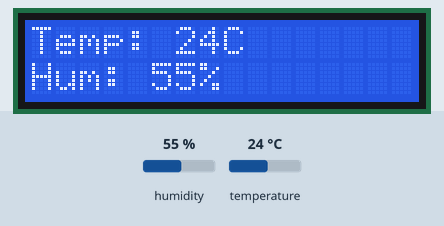
Simulated run of this sketch. Board: ESP32. Parts: 16×2 character LCD. The inputs (shaded band) are chosen by the test bench; at power-on: humidity 55 %, temperature 24 °C. WiFi joins after 1.5 s; servers stay silent unless stated; what the sketch prints to the serial monitor is not drawn.

Above: at 1.2 s.
1.3 s: humidity set to 69 %
At 3.3 s:
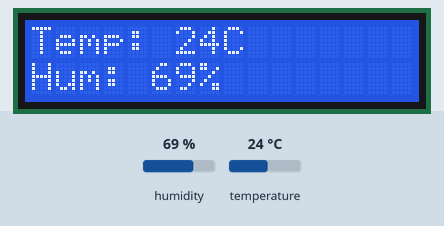
3.6 s: humidity set to 72 %
At 7.5 s:
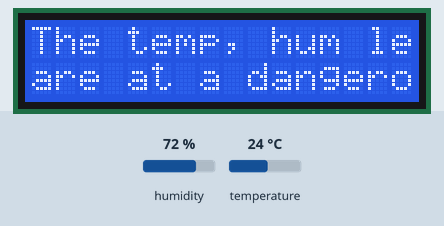
9.6 s: temperature set to 12 °C
At 13.4 s:
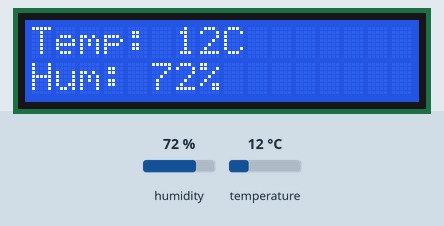
15.8 s: temperature set to 19 °C
At 21.3 s:
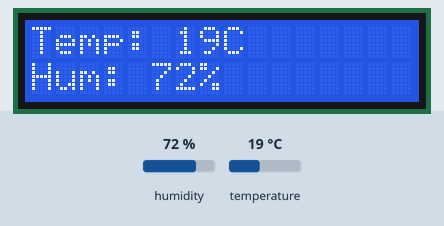
Timing chart, 0 to 22.8 s (numbered marks = the images above; inputs shaded):
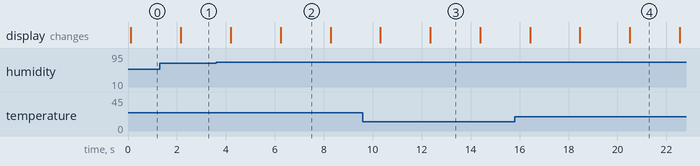

Measured:
- the behaviour switches between 70 and 71 % on humidity (found by bisection; images 1 and 2)
- after the input at 1.3 s, the display: changes after 0.86 s (image 1)
- after the input at 3.6 s, the display: first changes after 0.60 s (image 2 shows a later state)
- what the display in image 2 shows lasts 2.1 s, from 6.2 s to 8.3 s

The sketch:

ESP_CHAT_BOT.ino
```cpp
#include <WiFi.h>
#include <WiFiClientSecure.h>
#include <UniversalTelegramBot.h>
#include <DHT.h>
#include <Wire.h>
#include <LiquidCrystal_I2C.h>

#define DHTPIN 4
#define DHTTYPE DHT11

DHT dht(DHTPIN, DHTTYPE);
LiquidCrystal_I2C lcd(0x27, 16, 2); // Thay đổi địa chỉ I2C nếu cần thiết

// WiFi credentials
char ssid[] = "Sonphan";
char password[] = "12345678";

// Telegram BOT
#define BOTtoken "6541745731:AAHPLv0jl6y4tSy-l4qVZD7qWW2d2nDCkkE"

WiFiClientSecure client;
UniversalTelegramBot bot(BOTtoken, client);

int botRequestDelay = 500; // Check bot messages every 0.5 seconds
unsigned long lastTimeBotRan = 0;

// DHT sensor readings
int temperature = 0;
int humidity = 0;

String chat_id = "6791132803"; // Your chat ID to send alerts

void handleNewMessages(int numNewMessages) {
  Serial.println("handleNewMessages");
  Serial.println(String(numNewMessages));

  for (int i = 0; i < numNewMessages; i++) {
    String chat_id = String(bot.messages[i].chat_id);
    String text = bot.messages[i].text;
    String from_name = bot.messages[i].from_name;

    Serial.print("Message received from: ");
    Serial.println(from_name);
    Serial.print("Chat ID: ");
    Serial.println(chat_id);
    Serial.print("Text: ");
    Serial.println(text);

    if (chat_id == "6791132803") {
      if (text == "/start") {
        String welcome = "Welcome " + from_name + "\n\nThis bot is Built by Trung to find room temperature and humidity.\n\nChoose your option:\n";
        welcome += "/status : Get Temperature and Humidity\n";
        Serial.println("Sending welcome message:");
        Serial.println(welcome);
        bot.sendMessage(chat_id, welcome, "Markdown");
      }

      if (text == "/status") {
        String status = "Temperature: " + String(temperature) + "°C\n";
        status += "Humidity: " + String(humidity) + "%\n";

        if (temperature > 30 || humidity > 70) {
          status += "\n!Warning!!!\n";
          status += "The temperature and/or humidity levels are at a dangerous level. Please be careful when going outside!";
        }

        status += "\nBuilt by Trung";
        Serial.println("Sending status:");
        Serial.println(status);
        bot.sendMessage(chat_id, status, "");
      }
    } else {
      bot.sendMessage(chat_id, "Unauthorized User", "");
    }
  }
}

void connectToWiFi(void *parameter) {
  WiFi.mode(WIFI_STA);
  WiFi.begin(ssid, password);

  Serial.print("Connecting to WiFi");

  int retryCount = 0;
  const int maxRetries = 20;

  while (WiFi.status() != WL_CONNECTED && retryCount < maxRetries) {
    Serial.print(".");
    vTaskDelay(500 / portTICK_PERIOD_MS);
    retryCount++;
  }

  if (WiFi.status() == WL_CONNECTED) {
    Serial.println("");
    Serial.println("WiFi connected");
    Serial.print("IP address: ");
    Serial.println(WiFi.localIP());
  } else {
    Serial.println("");
    Serial.println("Failed to connect to WiFi");
  }

  vTaskDelete(NULL); // Delete this task once WiFi is connected
}

void handleBot(void *parameter) {
  for (;;) {
    if (millis() - lastTimeBotRan > botRequestDelay) {
      int numNewMessages = bot.getUpdates(bot.last_message_received + 1);

      while (numNewMessages) {
        Serial.println("Got Response");
        handleNewMessages(numNewMessages);
        numNewMessages = bot.getUpdates(bot.last_message_received + 1);
      }

      lastTimeBotRan = millis();
    }

    vTaskDelay(100 / portTICK_PERIOD_MS); // Delay 0.1 second between each loop iteration
  }
}

void readDHTSensor(void *parameter) {
  for (;;) {
    temperature = dht.readTemperature();
    humidity = dht.readHumidity();

    Serial.print("Temperature: ");
    Serial.println(temperature);
    Serial.print("Humidity: ");
    Serial.println(humidity);

    // Update LCD display
       if (temperature > 30 || humidity > 70) {
      lcd.clear();
      lcd.setCursor(0, 0);
      lcd.print("Temp: " + String(temperature) + "C ");
      lcd.setCursor(0, 1);
      lcd.print("Hum: " + String(humidity) + "%  ");
      vTaskDelay(2000 / portTICK_PERIOD_MS);

      lcd.clear();
      lcd.setCursor(0, 0);
      lcd.print("The temp, hum levels");
      lcd.setCursor(0, 1);
      lcd.print("are at a dangerous level.");
      vTaskDelay(2000 / portTICK_PERIOD_MS);

      lcd.clear();
      lcd.setCursor(0, 0);
      lcd.print("Please be careful");
      lcd.setCursor(0, 1);
      lcd.print("when going outside!");
      vTaskDelay(2000 / portTICK_PERIOD_MS);

      lcd.clear();
      lcd.setCursor(0, 0);
      lcd.print("Built by Sonphan");
      vTaskDelay(2000 / portTICK_PERIOD_MS);
    } else {
      lcd.clear();
      lcd.setCursor(0, 0);
      lcd.print("Temp: " + String(temperature) + "C ");
      lcd.setCursor(0, 1);
      lcd.print("Hum: " + String(humidity) + "%  ");
      vTaskDelay(2000 / portTICK_PERIOD_MS);
    }
  }
}

void checkWiFiStatus(void *parameter) {
  for (;;) {
    if (WiFi.status() != WL_CONNECTED) {
      Serial.println("WiFi not connected");
    } else {
      Serial.println("WiFi connected");
    }
    vTaskDelay(1000 / portTICK_PERIOD_MS); // Check WiFi status every second
  }
}

void setup() {
  Serial.begin(115200);
  dht.begin();
  client.setInsecure();

  Wire.begin(18, 19); // Set I2C pins: SDA = 18, SCL = 19
  lcd.init();
  lcd.backlight();

  // Create tasks
  xTaskCreate(connectToWiFi, "WiFiTask", 4096, NULL, 1, NULL);
  xTaskCreate(handleBot, "BotTask", 8192, NULL, 1, NULL);
  xTaskCreate(readDHTSensor, "DHTTask", 2048, NULL, 1, NULL);
  xTaskCreate(checkWiFiStatus, "WiFiStatusTask", 2048, NULL, 1, NULL);
}

void loop() {
  // Empty, tasks are now managed by FreeRTOS
}
```
